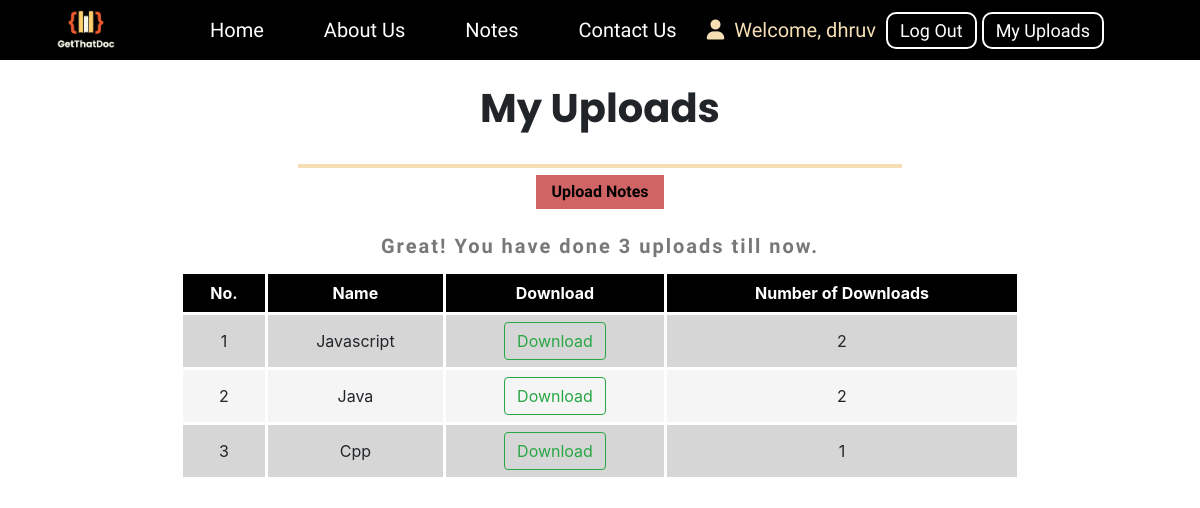
Page /viewuploads.php (signed in) on the committed database.
### tables this page shows
CREATE TABLE `fileupload` (
  `id` int(11) NOT NULL,
  `file` varchar(256) NOT NULL,
  `size` varchar(256) NOT NULL,
  `user_name` varchar(20) DEFAULT NULL,
  `fname` varchar(256) NOT NULL,
  `lname` varchar(256) NOT NULL,
  `title` varchar(256) NOT NULL,
  `filepath` varchar(256) NOT NULL,
  `downloads` int(255) NOT NULL DEFAULT 0
);

### viewuploads.php (the view, shortened to what this page needs)
<!DOCTYPE html>
<html lang="en">
<head>
    <link rel="stylesheet" href="https://cdn.jsdelivr.net/npm/bootstrap@4.0.0/dist/css/bootstrap.min.css">
    <link rel="stylesheet" href="https://cdnjs.cloudflare.com/ajax/libs/font-awesome/6.0.0/css/all.min.css" />
    <link rel="stylesheet" href="./css/nav.css">
    <link rel="stylesheet" href="./css/viewupload.css">
<body>
    <?php include 'nav.php' ?>
    <h1>My Uploads</h1><br><hr>
   <center><a href="upload.php"><button id="slider-notes">Upload Notes</button></a></center>
    <?php
        $username = $_SESSION['username'];
        $sql = "SELECT * FROM fileupload WHERE user_name='$username'";
        $result = mysqli_query($link,$sql);
        $rows = mysqli_num_rows($result);
        if($rows==0){
            echo "<h3>Oh Sorry! You don't have any Uploads.<h3>";
            echo "<h3>If you have some useful notes you can upload by clicking above.<h3>";
        }
        else{
            echo "<table>";
            echo '<thead>';
            echo '<tr id="header">';
            echo '<th>No.</th>';
            echo '<th>Name</th>';
            echo '<th>Download</th>';
            echo '<th>Number of Downloads</th>';
            echo '</tr>';
            echo '<thead>';
            echo '<tbody>';
            $count=0;
            $showResult = '<div style="position:relative; color:#787878; text-align:center; margin-top: 20px; margin-bottom: 10px; font-size:20px; font-family:Truculenta; letter-spacing:2px; font-weight:bolder;">Great! You have done '.$rows.' uploads till now.</div>';
            echo $showResult;
            while($res = mysqli_fetch_array($result)){
                $count++;
                echo '<tr>';
                  echo '<td data-label="No.">'.$count.'</td>';
                  echo '<td data-label="Name">'.$res['title'].'</td>';
                  echo '<td data-label="Download">
                        <form action="download_update.php" method="POST">
                        <a href="' . $res['filepath'] .'" target="_blank" ><button class="btn btn-outline-success" name="dwn">Download</button></a>
                        <input type="hidden" name="id" value="' . $res['id'] . '">
                        <input type="hidden" name="file-path" value="' . $res['filepath'] . '">
                        <input type="hidden" name="downloads" value="' . $res['downloads'] . '">
                        </form>
                        </td>';
                  echo '<td data-label="No. of Downloads">'. $res['downloads'].'</td>';
                echo '</tr>';
              }
              echo '</tbody>';
              echo "</table>";
        }
    ?>
</body>
</html>

### css/nav.css (style rules this page uses)
* { box-sizing: border-box; margin: 0; padding: 0; }

### css/viewupload.css (style rules this page uses)
h1 { text-align: center; font-family: 'Poppins', sans-serif; font-weight: 700; margin-top: 2%; }
hr { margin: auto; width: 50%; border: 2px solid wheat; }
table { margin: auto; }
table, th, td { border: 3px solid rgb(255, 255, 255); border-collapse: collapse; }
th, td { padding: 7px 8px; text-align: center; }
tr:nth-child(even) { background-color: whitesmoke; }
tr:nth-child(odd) { background-color: #d6d6d6; }
thead tr th { background-color: #000000; color: white; }
tr { transition: all .2s ease-in; cursor: pointer; }
@media screen and (min-width:1200px) { table { width: 70%; } }
#slider-notes { margin-top: 5px; background: none; color: #000000; border: 2px solid white; font-size: 1em; padding: 5px 15px; transition: all 0.2s; background-color: #d06464; font-family: 'Truculenta', sans-serif; font-weight: 700; }

### rows in the picture
fileupload: title "Javascript", downloads "2"
fileupload: title "Java", downloads "2"
fileupload: title "Cpp", downloads "1"

### other values in the picture
$user_display "dhruv"
$rows "3"
